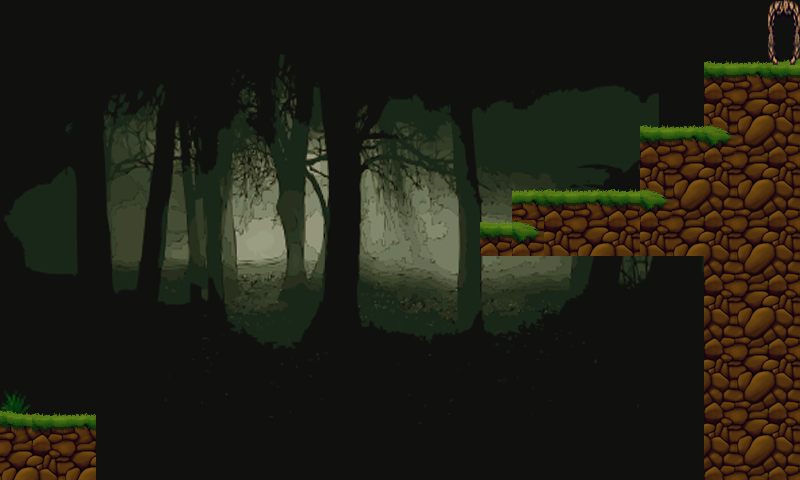

The image is a tile-based game level rendered from a .tmx file. Its description and source (layers, tilesets, objects; grid data summarised) follow:
An orthogonal 25x15 tile map with 32x32 px tiles, 4 tile layers (background, background1, background2, top), 3 tilesets and 9 objects (ground2, ground1, ground3, ground4, ground5, ...).

<map version="1.0" orientation="orthogonal" renderorder="right-down" width="25" height="15" tilewidth="32" tileheight="32" nextobjectid="39">
 <properties>
  <property name="mapmeta" value="mapvalue" />
 </properties>
 <tileset firstgid="1" name="Untitled" tilewidth="32" tileheight="32">
  <image source="tiles.png" width="256" height="32" />
 </tileset>
 <tileset firstgid="9" name="forest" tilewidth="32" tileheight="32">
  <image source="forest.png" width="320" height="320" />
 </tileset>
 <tileset firstgid="109" name="Gothic-Forest_Clip_Art" tilewidth="800" tileheight="480">
  <image source="Gothic-Forest_Clip_Art.png" width="800" height="480" />
 </tileset>
 <layer name="background" width="25" height="15">
  <data>[375 cells, 1 non-empty, 1 distinct tile ids]</data>
 </layer>
 <layer name="background1" width="25" height="15">
  <data>[375 cells, 10 non-empty, 10 distinct tile ids]</data>
 </layer>
 <layer name="background2" width="25" height="15">
  <data>[375 cells, 71 non-empty, 10 distinct tile ids]</data>
 </layer>
 <layer name="top" width="25" height="15">
  <data>[375 cells, 9 non-empty, 5 distinct tile ids]</data>
 </layer>
 <objectgroup name="obstacles">
  <properties>
   <property name="objectmeta" value="objectvalue" />
  </properties>
  <object id="6" name="ground2" x="704" y="66" width="101" height="421">
   <properties>
    <property name="name" value="ground2" />
   </properties>
  </object>
  <object id="13" name="ground1" x="-3" y="416" width="100" height="82">
   <properties>
    <property name="name" value="ground2" />
   </properties>
  </object>
  <object id="35" name="ground3" x="513" y="194" width="206" height="60">
   <properties>
    <property name="name" value="ground3" />
   </properties>
  </object>
  <object id="36" name="ground4" x="481" y="225" width="53" height="29">
   <properties>
    <property name="name" value="ground4" />
   </properties>
  </object>
  <object id="38" name="ground5" x="641" y="131" width="71" height="74">
   <properties>
    <property name="name" value="ground5" />
   </properties>
  </object>
 </objectgroup>
 <objectgroup name="startFinish">
  <object id="10" name="start" x="35" y="350" width="48" height="64">
   <properties>
    <property name="name" value="start" />
   </properties>
  </object>
  <object id="12" name="finish" x="767" y="1" width="32" height="64">
   <properties>
    <property name="name" value="finish" />
   </properties>
  </object>
 </objectgroup>
 <objectgroup name="enemies" />
 <objectgroup name="shackleables" />
 <objectgroup name="platforms">
  <object id="28" name="platform1" x="139" y="364" width="64" height="32">
   <properties>
    <property name="name" value="platform1" />
   </properties>
  </object>
  <object id="31" name="platform2" x="415" y="268" width="64" height="32">
   <properties>
    <property name="name" value="platform2" />
   </properties>
  </object>
 </objectgroup>
 <objectgroup name="pinecones" />
</map>
